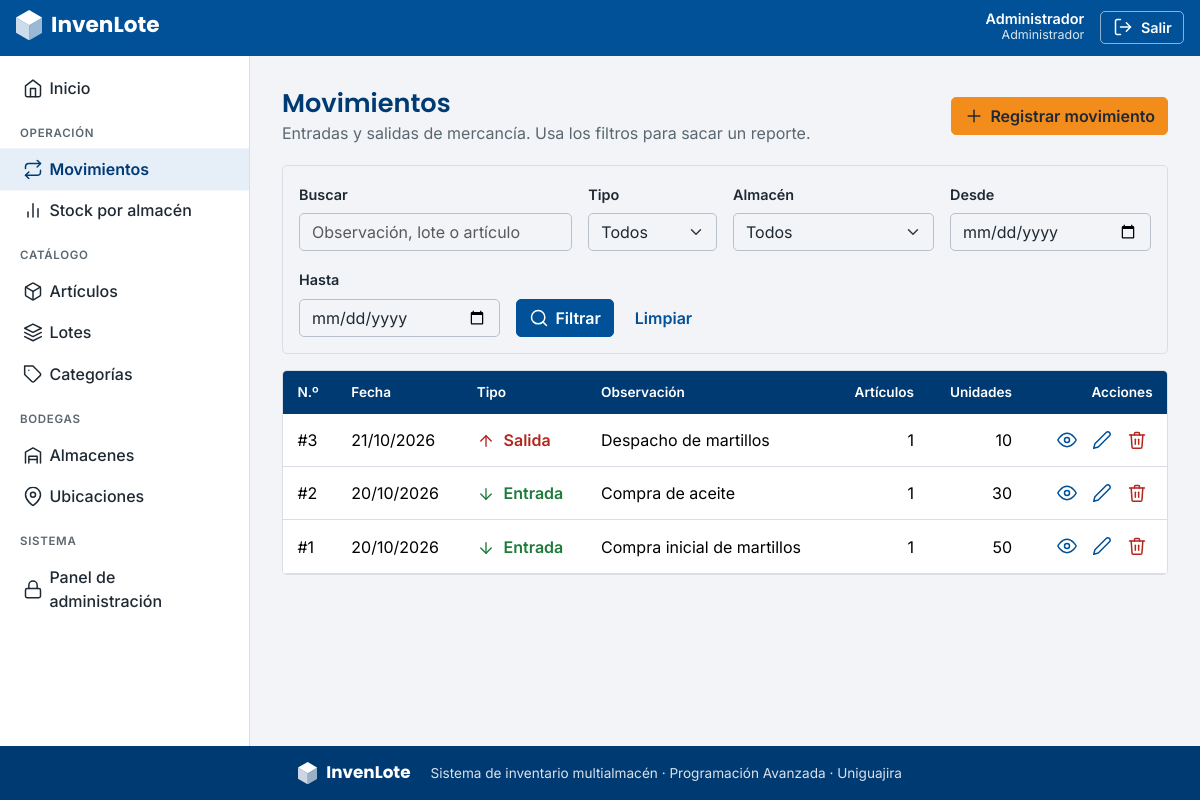
Screenshot of /movimientos/ (signed in) with the database file from the repository.
### apps/usuarios/models.py (models this page shows, shortened)
class Usuario(AbstractUser):
    class Rol(models.TextChoices):
        ADMIN = "ADMIN", "Administrador"
        JEFE = "JEFE", "Jefe de bodega"
        BODEGUERO = "BODEGUERO", "Bodeguero"
    pk_usu_id = models.BigAutoField(primary_key=True)
    usu_rol = models.CharField("rol", max_length=10, choices=Rol.choices, default=Rol.BODEGUERO)
    class Meta:
        db_table = "tbl_usuario"
        verbose_name = "usuario"
        verbose_name_plural = "usuarios"

### apps/movimientos/models.py (models this page shows, shortened)
class Movimiento(models.Model):
    TIPOS = [("ENTRADA", "Entrada"), ("SALIDA", "Salida")]
    pk_mov_id = models.BigAutoField(primary_key=True)
    mov_fecha = models.DateField("fecha")
    mov_tipo = models.CharField("tipo", max_length=10, choices=TIPOS)
    mov_observacion = models.CharField("observación", max_length=200, blank=True)
    fk_usu = models.ForeignKey(
        settings.AUTH_USER_MODEL,
        on_delete=models.PROTECT,
        related_name="movimientos",
        verbose_name="registrado por",
        editable=False,
    )
    lotes = models.ManyToManyField("lotes.Lote", through="detalles_movimiento.DetalleMovimiento")
    class Meta:
        db_table = "tbl_movimiento"
        verbose_name = "movimiento"
        verbose_name_plural = "movimientos"

### apps/movimientos/views.py (the view, shortened to what this page needs)
# urls.py: path("", views.AlmacenLista.as_view(), name="lista"),
@login_required
@permission_required("movimientos.view_movimiento", raise_exception=True)
def lista(request):
    filtro = FiltroMovimientoForm(request.GET or None)
    movimientos = Movimiento.objects.all()
    movimientos = movimientos.annotate(
        total_articulos=Count("detallemovimiento"),
        total_unidades=Sum("detallemovimiento__det_cantidad"),
    ).order_by("-mov_fecha", "-pk")
    parametros = request.GET.copy()
    parametros.pop("page", None)
    pagina = Paginator(movimientos, 10).get_page(request.GET.get("page"))
    contexto = {"filtro": filtro, "page_obj": pagina, "query": parametros.urlencode()}
    return render(request, "movimientos/movimiento_list.html", contexto)

### apps/movimientos/forms.py (shortened to what this page needs)
class FiltroMovimientoForm(BootstrapFormMixin, forms.Form):
    q = forms.CharField(
        label="Buscar",
        required=False,
        widget=forms.TextInput(attrs={"placeholder": "Observación, lote o artículo"}),
    )
    tipo = forms.ChoiceField(
        label="Tipo", required=False, choices=[("", "Todos")] + Movimiento.TIPOS
    )
    almacen = forms.ModelChoiceField(
        label="Almacén",
        required=False,
        queryset=Almacen.objects.order_by("alm_nombre"),
        empty_label="Todos",
    )
    desde = forms.DateField(
        label="Desde", required=False, widget=forms.DateInput(attrs={"type": "date"}, format="%Y-%m-%d")
    )
    hasta = forms.DateField(
        label="Hasta", required=False, widget=forms.DateInput(attrs={"type": "date"}, format="%Y-%m-%d")
    )

### apps/almacenes/models.py (called while the page is built)
    def __str__(self):
        return self.alm_nombre

### config/context.py (called while the page is built)
def rol_usuario(request):
    usuario = request.user
    if not usuario.is_authenticated:
        return {}
    return {"rol": usuario.get_usu_rol_display()}

### config/forms.py (called while the page is built)
    def full_clean(self):
        super().full_clean()
        for nombre in (self._errors or {}):
            if nombre in self.fields:
                widget = self.fields[nombre].widget
                widget.attrs["class"] = f"{widget.attrs.get('class', '')} is-invalid".strip()

### templates/movimientos/movimiento_list.html (shortened to what this page needs)
{% extends "base.html" %}
{% block contenido %}
<div class="encabezado">
  <div><h1>Movimientos</h1><p class="subtitulo">Entradas y salidas de mercancía. Usa los filtros para sacar un reporte.</p></div>
  {% if perms.movimientos.add_movimiento %}<a class="btn btn-accion" href="{% url 'movimientos:crear' %}">{% include "includes/icono.html" with nombre="plus" %}Registrar movimiento</a>{% endif %}
</div>
<form method="get" class="card filtros mb-3" role="search">
  <div class="card-body">
    <div class="row g-3 align-items-end">
      <div class="col-md-4"><label class="form-label" for="{{ filtro.q.id_for_label }}">Buscar</label>{{ filtro.q }}</div>
      <div class="col-6 col-md-2"><label class="form-label" for="{{ filtro.tipo.id_for_label }}">Tipo</label>{{ filtro.tipo }}</div>
      <div class="col-6 col-md-3"><label class="form-label" for="{{ filtro.almacen.id_for_label }}">Almacén</label>{{ filtro.almacen }}</div>
      <div class="col-6 col-md-3"><label class="form-label" for="{{ filtro.desde.id_for_label }}">Desde</label>{{ filtro.desde }}</div>
      <div class="col-6 col-md-3"><label class="form-label" for="{{ filtro.hasta.id_for_label }}">Hasta</label>{{ filtro.hasta }}</div>
      <div class="col-12 col-md-auto d-flex gap-2">
        <button type="submit" class="btn btn-primary">{% include "includes/icono.html" with nombre="search" %}Filtrar</button>
        <a class="btn btn-texto" href="{% url 'movimientos:lista' %}">Limpiar</a>
      </div>
    </div>
  </div>
</form>
<div class="card tabla-tarjeta">
  <div class="table-responsive">
    <table class="table table-hover align-middle mb-0">
      <thead><tr><th>N.º</th><th>Fecha</th><th>Tipo</th><th>Observación</th><th class="text-end">Artículos</th><th class="text-end">Unidades</th><th class="text-end">Acciones</th></tr></thead>
      <tbody>
        {% for m in page_obj %}
        <tr>
          <td>#{{ m.pk }}</td>
          <td>{{ m.mov_fecha|date:"d/m/Y" }}</td>
          <td>{% if m.mov_tipo == "ENTRADA" %}<span class="estado-entrada">{% include "includes/icono.html" with nombre="entrada" %}Entrada</span>{% else %}<span class="estado-salida">{% include "includes/icono.html" with nombre="salida" %}Salida</span>{% endif %}</td>
          <td>{{ m.mov_observacion|default:"—" }}</td>
          <td class="text-end">{{ m.total_articulos }}</td>
          <td class="text-end">{{ m.total_unidades|default:0 }}</td>
          <td class="text-end">
            {% url 'movimientos:detalle' m.pk as url_ver %}{% url 'movimientos:editar' m.pk as url_editar %}{% url 'movimientos:eliminar' m.pk as url_eliminar %}
            {% include "includes/acciones_fila.html" with url_ver=url_ver url_editar=url_editar url_eliminar=url_eliminar puede_editar=perms.movimientos.change_movimiento puede_eliminar=perms.movimientos.delete_movimiento %}
          </td>
        </tr>
        {% empty %}
        <tr><td colspan="7" class="vacio">No hay movimientos con esos filtros.</td></tr>
        {% endfor %}
      </tbody>
    </table>
  </div>
</div>
{% endblock %}

### templates/includes/navbar.html (shortened to what this page needs)
<header class="barra-superior">
  <div class="barra-interna">
    <a class="marca" href="{% url 'inicio' %}" aria-label="InvenLote, ir al inicio">
      {% include "includes/logo.html" with blanco=True %}
    </a>
    {% if user.is_authenticated %}
    <div class="usuario">
      <div class="usuario-datos d-none d-sm-block">
        <div class="usuario-nombre">{{ user.get_full_name|default:user.username }}</div>
        <div class="usuario-rol">{{ rol }}</div>
      </div>
      <form method="post" action="{% url 'logout' %}">
        <button type="submit" class="btn-salir">{% include "includes/icono.html" with nombre="salir" %}<span>Salir</span></button>
      </form>
    </div>
    {% endif %}
  </div>
</header>

### templates/includes/icono.html
<svg class="ic" width="20" height="20" viewBox="0 0 24 24" aria-hidden="true" focusable="false"><use href="#i-{{ nombre }}"/></svg>

### templates/includes/acciones_fila.html
<div class="acciones">
  {% if url_ver %}<a class="icono-accion" href="{{ url_ver }}" title="Ver detalle" aria-label="Ver detalle">{% include "includes/icono.html" with nombre="watch" %}</a>{% endif %}
  {% if puede_editar %}<a class="icono-accion" href="{{ url_editar }}" title="Editar" aria-label="Editar">{% include "includes/icono.html" with nombre="pencil" %}</a>{% endif %}
  {% if puede_eliminar %}<a class="icono-accion peligro" href="{{ url_eliminar }}" title="Eliminar" aria-label="Eliminar">{% include "includes/icono.html" with nombre="trash" %}</a>{% endif %}
</div>

### static/invenlote/app.css (style rules this page uses)
:root { --il-azul: #005198; --il-azul-oscuro: #003A73; --il-naranja: #F28C1B; --il-gris: #F2F4F7; --il-texto: #1F2933; --il-suave: #5B6770; --il-borde: #D9DEE5; --il-rojo: #B3261E; --il-verde: #1E7B3A; --bs-primary: var(--il-azul); --bs-primary-rgb: 0, 81, 152; --bs-link-color: var(--il-azul); --bs-link-color-rgb: 0, 81, 152; --bs-link-hover-color: var(--il-azul-oscuro); --bs-body-color: var(--il-texto); --bs-body-bg: var(--il-gris); --bs-body-font-family: 'Inter', system-ui, -apple-system, 'Segoe UI', sans-serif; --bs-border-color: var(--il-borde); --bs-border-radius: 5px; --bs-border-radius-sm: 5px; --bs-border-radius-lg: 5px; }
body { background: var(--il-gris); color: var(--il-texto); display: flex; flex-direction: column; min-height: 100vh; }
h1, h2, h3, h4, h5, h6, .h1, .h2, .h3 { font-family: 'Poppins', 'Inter', sans-serif; font-weight: 600; color: var(--il-azul-oscuro); }
a { text-decoration: none; }
.ic { flex: none; fill: none; stroke: currentColor; stroke-width: 1.8; stroke-linecap: round; stroke-linejoin: round; vertical-align: -4px; margin-right: .4rem; }
.btn { border-radius: 5px; font-weight: 600; display: inline-flex; align-items: center; justify-content: center; }
.btn-accion { background: var(--il-naranja); border-color: var(--il-naranja); color: var(--il-texto); }
.btn-primary { --bs-btn-bg: var(--il-azul); --bs-btn-border-color: var(--il-azul); --bs-btn-hover-bg: var(--il-azul-oscuro); --bs-btn-hover-border-color: var(--il-azul-oscuro); --bs-btn-active-bg: var(--il-azul-oscuro); --bs-btn-active-border-color: var(--il-azul-oscuro); }
.btn-texto { background: transparent; border-color: transparent; color: var(--il-azul); }
.barra-superior { background: var(--il-azul); color: #fff; position: sticky; top: 0; z-index: 1030; }
.barra-interna { display: flex; align-items: center; gap: .75rem; padding: .6rem 1rem; max-width: 1500px; margin: 0 auto; }
.marca { color: #fff; margin-right: auto; }
.usuario { display: flex; align-items: center; gap: 1rem; }
.usuario-nombre { font-weight: 600; font-size: .9rem; line-height: 1.1; text-align: right; }
.usuario-rol { font-size: .78rem; opacity: .85; text-align: right; }
.btn-salir { background: transparent; color: #fff; border: 1px solid rgba(255,255,255,.55); border-radius: 5px; padding: .3rem .7rem; font-weight: 600; font-size: .9rem; }
.btn-salir .ic { margin-right: .3rem; }
.encabezado { display: flex; flex-wrap: wrap; align-items: center; justify-content: space-between; gap: .75rem 1rem; margin-bottom: 1.25rem; }
.encabezado h1 { font-size: 1.6rem; margin: 0; }
.subtitulo { margin: .15rem 0 0; color: var(--il-suave); }
.card { border-color: var(--il-borde); border-radius: 5px; box-shadow: none; }
.filtros .card-body { padding: 1rem; }
.tabla-tarjeta { overflow: hidden; }
.table { --bs-table-bg: #fff; margin-bottom: 0; }
.table thead th { background: var(--il-azul-oscuro); color: #fff; font-weight: 600; font-size: .85rem; white-space: nowrap; border-bottom: 0; padding: .7rem .9rem; }
.table td { padding: .65rem .9rem; vertical-align: middle; }
.acciones { display: inline-flex; gap: .25rem; }
.icono-accion { display: inline-flex; padding: .35rem; border-radius: 5px; color: var(--il-azul); }
.icono-accion .ic { margin: 0; }
.icono-accion.peligro { color: var(--il-rojo); }
.estado-entrada { color: var(--il-verde); font-weight: 600; }
.estado-salida { color: var(--il-rojo); font-weight: 600; }
.estado-entrada .ic, .estado-salida .ic, .estado-vencer .ic { width: 18px; height: 18px; margin-right: .3rem; }
.form-label { font-weight: 600; font-size: .9rem; }
.form-control, .form-select { border-radius: 5px; border-color: #B8C0CB; }

### rows the page displays
Usuario: get_full_name "Administrador", first_name "Administrador"
Movimiento: pk "3", mov_fecha "21/10/2026", mov_observacion "Despacho de martillos", total_articulos "1", total_unidades "10"
Movimiento: pk "2", mov_fecha "20/10/2026", mov_observacion "Compra de aceite", total_articulos "1", total_unidades "30"
Movimiento: pk "1", mov_fecha "20/10/2026", mov_observacion "Compra inicial de martillos", total_articulos "1", total_unidades "50"
